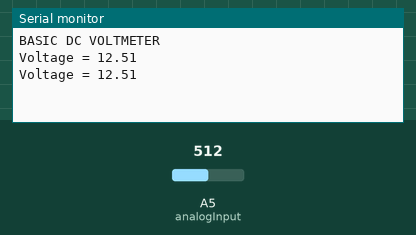
Simulated run of this sketch. Board: Arduino Uno, built with avr-gcc and run on an emulated ATmega328P. Parts: the last lines printed to the serial monitor. Inputs (shaded band) come from the test bench; at power-on: A5 (analogInput) = 512.

Above: at 1.8 s.
1.9 s: A5 (analogInput) set to 716
At 2.8 s:
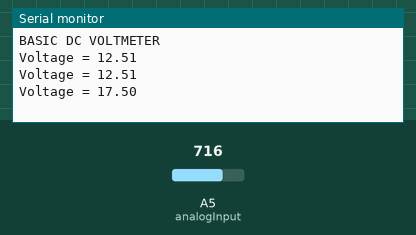
3.4 s: A5 (analogInput) set to 900
At 4.4 s:
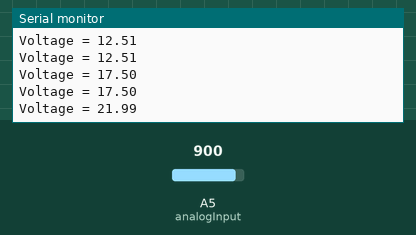
Timing chart, 0 to 6.4 s (numbered marks = the images above; inputs shaded):
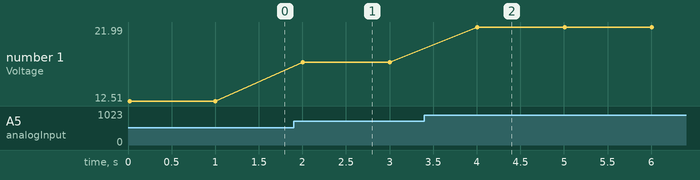

The sketch:

Voltage_sensor.ino
```cpp
#include <Wire.h>
#include <LiquidCrystal.h>
LiquidCrystal lcd(12, 11, 5, 4, 3, 2);
int analogInput = A5; // I used A1

float vout = 0.0;
float vin = 0.0;
float R1 = 30000.0; //30k
float R2 = 7500.0; //7500 ohm resistor, I tweaked this
int value = 0;

void setup()
{
   pinMode(analogInput, INPUT);
   Serial.begin(9600);
   Serial.println("BASIC DC VOLTMETER");
}

void loop()
{
   // read the value at analog input
   value = analogRead(analogInput);
   vout = (value * 5.0) / 1023.0;
   vin = vout / (R2/(R1+R2));

  Serial.print("Voltage = ");
  Serial.println(vin,2);
      lcd.setCursor(0,0);
      lcd.print("V: ");
      lcd.print(vin);
//      lcd.print(current);
      lcd.print(" :A ");

      //lcd.setCursor(0,1);
      //lcd.print(watts);
      //lcd.print(" W ");
      //lcd.print(time/3600);
      //lcd.print(" H ");

   delay(1000);
}
```

Measured:
- after the input at 1.9 s, the serial monitor: prints a new line after 0.10 s (image 1)
- after the input at 3.4 s, the serial monitor: prints a new line after 0.61 s (image 2)
- plotted number 1: 12.51 → 17.5 after the input at 1.9 s, 17.5 → 21.99 after the input at 3.4 s
